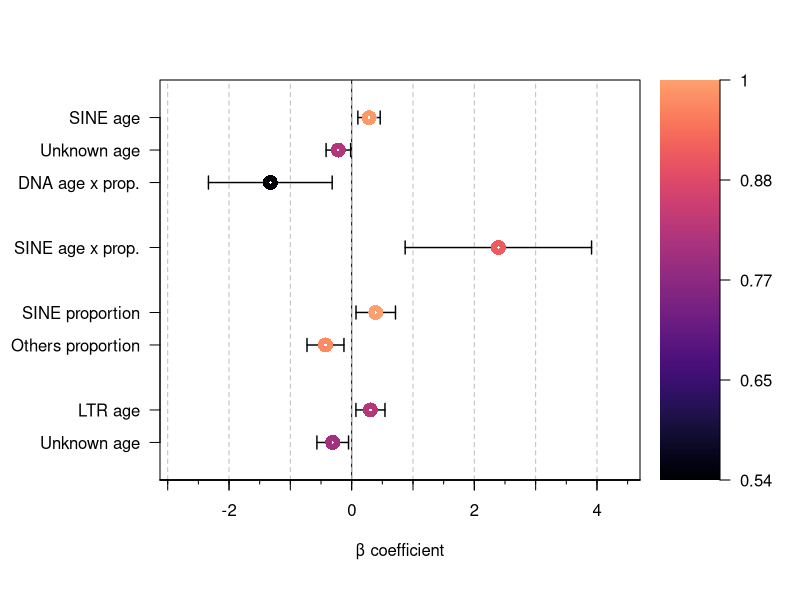

R code for this plot:



library(viridis)

combined.df <- read.csv("../results/model.averaging.csv")

# y positions
y <- c()
for (i in 1:length(combined.df$clade)) {
  if (is.null(y)) {
    y <- c(1)
  } else {
    y <- c(y, ifelse(combined.df$clade[i] == prev, tail(y, 1) + 1, tail(y, 1) + 2))
  }
  prev <- combined.df$clade[i]
}
y <- max(y)-y
imp <- combined.df$importance

# color mapping
res <- 10000 # resolution
palette <- viridis(res, begin = 0, end = 0.8, option = "A") # palette
cols <- palette[round(((imp - min(imp)) / diff(range(imp))) * (res-1)) + 1] # colors

# y labels
labels <- c()
for (i in combined.df$model) {
  rep <- toupper(regmatches(i, regexpr("(?<=\\.)[a-zA-Z]+", i, perl = TRUE)))
  if (rep == "OTHERS") {
    rep <- "Others"
  } else if (rep == "UNKNOWN") {
    rep <- "Unknown"
  }
  
  if (grepl(":", i)) {
    type <- "age x prop."
  } else if (sub("\\..*", "", i) == "prop") {
    type <- "proportion"
  } else {
    type <- "age"
  }
  labels <- c(labels, paste(rep, type))
}

par(oma = c(0, 0, 3, 0))
layout(matrix(1:2, ncol = 2), widths = c(4, 1)) # make 2 plots

# main plot
par(mar = c(6, 8, 1, 0))
x.range <- range(as.matrix(combined.df[c("lower", "upper")])) + c(-0.5, 0.5)
plot(x = combined.df$estimate, y = y, type = "n", xlim = x.range, 
     xlab = "β coefficient", ylab = NA, axes = FALSE,
     ylim = range(y) + c(-0.7, 0.7), useRaster = T) # plot
abline(v = 0, lty = 1, col = "black") # line at y = 0
for (l in -100:4) {
  abline(v = l, lty = 2, col = "grey") # line at y = 0
}
segments(combined.df$lower, y, combined.df$upper, y, lwd = 1.4) # confidence bars
segments(combined.df$upper, y-0.2, combined.df$upper, y+0.2, lwd = 1.4)
segments(combined.df$lower, y-0.2, combined.df$lower, y+0.2, lwd = 1.4)
points(combined.df$estimate, y, pch = 16, cex = 2, col = cols) # colored points
points(combined.df$estimate, y, pch = 16, cex = 0.324, col = "white") # center dots
axis(1, at = pretty(x.range)) # x axis
axis(1, at = seq(-10, 10, by = 0.5), labels = FALSE, tcl = -0.2)
axis(1, at = seq(-10, 10, by = 1), labels = FALSE, tcl = -0.5)
axis(2, at = y, labels = labels, las = 2) # y axis
box()

# color bar
par(mar = c(6, 1, 1, 4))
height <- seq(min(imp), max(imp), length.out = res + 1) # y values
z <- matrix(seq(min(imp), max(imp), length.out = res), nrow = 1, ncol = res) # color gradient
image(x = c(0, 1), y = height, z = z, col = palette, 
      axes = FALSE, xlab = "", ylab = "", useRaster = T) # make color bar
ticks <- seq(min(imp), max(imp), length.out = 5) # ticks
axis(4, at = ticks, labels = round(ticks, 2), las = 1) # y axis

# title
# mtext("Parameter estimates for averaged models", 
#       outer = TRUE, cex = 1.1, line = 0, font = 2, family = "sans", 
#       adj = 0.35)
par(mar = c(5, 4, 4, 2) + 0.1) 

















































